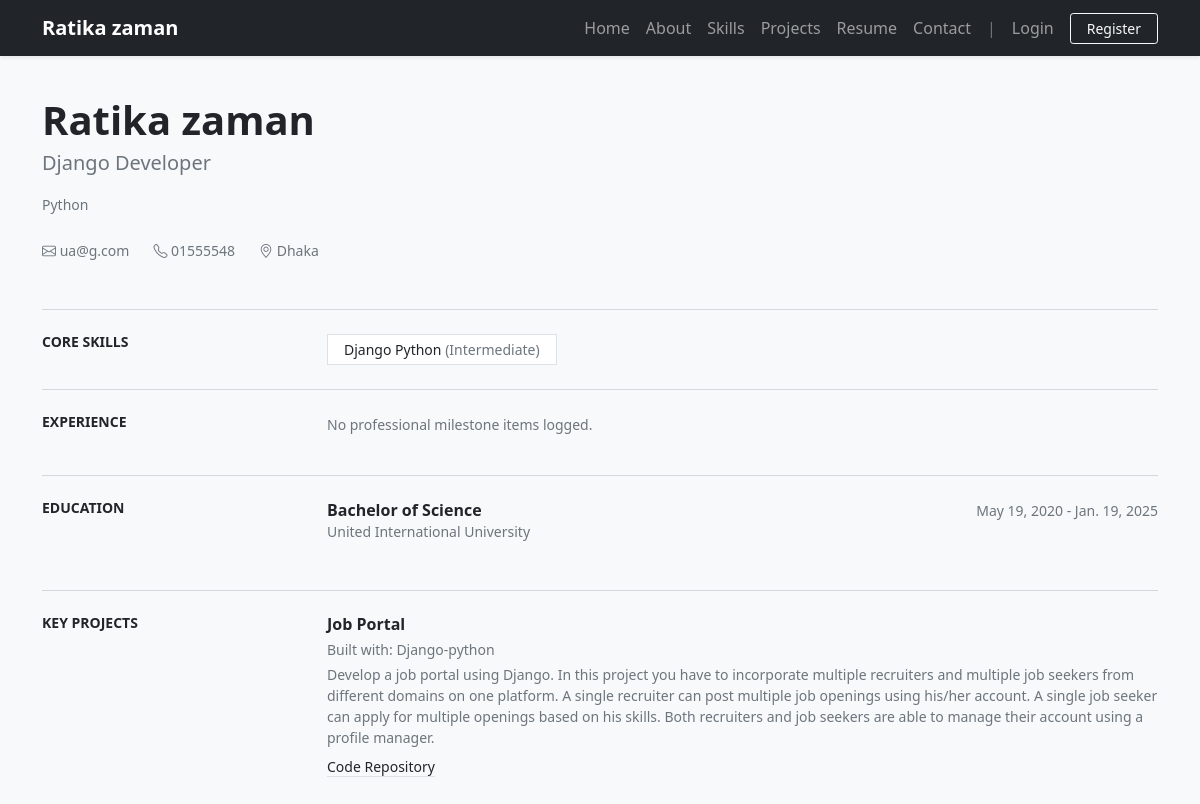
Screenshot of /resume/ with the database file from the repository.
### porfolioApp/models.py (models this page shows, shortened)
class CustomUser(AbstractUser):
    full_name = models.CharField(max_length=255, blank=True)
    headline = models.CharField(max_length=255, blank=True)
    bio = models.TextField(blank=True)
    location = models.CharField(max_length=255, blank=True)
    phone = models.CharField(max_length=25, blank=True)
    profile_picture = models.ImageField(upload_to='profiles/', blank=True, null=True)
    cv_summary = models.TextField(blank=True)

class SkillModel(models.Model):
    LEVEL_CHOICES = [
        ('beginner', 'Beginner'),
        ('intermediate', 'Intermediate'),
        ('advanced', 'Advanced'),
        ('expert', 'Expert'),
    ]
    user = models.ForeignKey(settings.AUTH_USER_MODEL, on_delete=models.CASCADE)
    name = models.CharField(max_length=120)
    level = models.CharField(max_length=20, choices=LEVEL_CHOICES, default='intermediate')

class EducationModel(models.Model):
    user = models.ForeignKey(settings.AUTH_USER_MODEL, on_delete=models.CASCADE)
    degree = models.CharField(max_length=255)
    institution = models.CharField(max_length=255)
    start_date = models.DateField(blank=True, null=True)
    end_date = models.DateField(blank=True, null=True)

class ProjectModel(models.Model):
    user = models.ForeignKey(settings.AUTH_USER_MODEL, on_delete=models.CASCADE)
    title = models.CharField(max_length=255)
    description = models.TextField()
    skills_set = models.CharField(max_length=255, blank=True, help_text="Technologies used (e.g. Python, Django)")
    github_link = models.URLField(blank=True, null=True, verbose_name='GitHub Link')
    created_at = models.DateField(auto_now_add=True)

### porfolioApp/views.py (the view)
# urls.py: path('resume/', views.resume_view, name='resume'),
def resume_view(request):
    profile_user = get_portfolio_user(request)
    skills = SkillModel.objects.filter(user=profile_user) if profile_user else []
    projects = ProjectModel.objects.filter(user=profile_user) if profile_user else []
    experiences = ExperienceModel.objects.filter(user=profile_user) if profile_user else []
    education = EducationModel.objects.filter(user=profile_user) if profile_user else []
    return render(request, 'resume.html', {
        'profile': profile_user,
        'skills': skills,
        'projects': projects,
        'experiences': experiences,
        'education': education,
    })

### porfolioApp/views.py (called while the page is built)
def get_portfolio_user(request):
    return CustomUser.objects.order_by('id').first()

### porfolioApp/templates/resume.html (shortened to what this page needs)
{% extends 'master/base.html' %}
{% block body %}
<div class="py-3">
    {% if profile %}
        <div class="mb-5">
            <h1 class="fw-bold text-dark mb-1">{{ profile.full_name|default:profile.username }}</h1>
            <p class="lead text-muted fs-5 mb-3">{{ profile.headline }}</p>
            {% if profile.bio %}
                <p class="text-secondary small mb-4" style="max-width: 750px; line-height: 1.6;">{{ profile.bio }}</p>
            {% endif %}
            <div class="text-secondary small d-flex flex-wrap gap-md-4 gap-2">
                {% if profile.email %}<span><i class="bi bi-envelope"></i> {{ profile.email }}</span>{% endif %}
                {% if profile.phone %}<span><i class="bi bi-telephone"></i> {{ profile.phone }}</span>{% endif %}
                {% if profile.location %}<span><i class="bi bi-geo-alt"></i> {{ profile.location }}</span>{% endif %}
            </div>
        </div>
        <hr class="text-muted my-4">
        <div class="row my-4">
            <div class="col-md-3">
                <h5 class="fw-bold text-dark text-uppercase small tracking-wider">Core Skills</h5>
            </div>
            <div class="col-md-9">
                <div class="d-flex flex-wrap gap-2">
                    {% for skill in skills %}
                        <span class="border px-3 py-1 text-dark bg-white small">
                            {{ skill.name }}{% if skill.level %} <span class="text-muted text-capitalize">({{ skill.get_level_display|default:skill.level }})</span>{% endif %}
                        </span>
                    {% empty %}
                        <p class="text-muted small">No specialized skills populated.</p>
                    {% endfor %}
                </div>
            </div>
        </div>
        <hr class="text-muted my-4">
        <div class="row my-4">
            <div class="col-md-3">
                <h5 class="fw-bold text-dark text-uppercase small tracking-wider">Experience</h5>
            </div>
            <div class="col-md-9">
                {% for exp in experiences %}
                    <div class="mb-4">
                        <div class="d-flex justify-content-between align-items-baseline">
                            <h6 class="fw-bold text-dark mb-0">{{ exp.role }} <span class="text-muted fw-normal">at {{ exp.company }}</span></h6>
                            <small class="text-muted ms-2">{{ exp.start_date|default:"" }} - {{ exp.end_date|default:"Present" }}</small>
                        </div>
                        <p class="text-secondary small mt-2" style="white-space: pre-line;">{{ exp.description }}</p>
                    </div>
                {% empty %}
                    <p class="text-muted small">No professional milestone items logged.</p>
                {% endfor %}
            </div>
        </div>
        <hr class="text-muted my-4">
        <div class="row my-4">
            <div class="col-md-3">
                <h5 class="fw-bold text-dark text-uppercase small tracking-wider">Education</h5>
            </div>
            <div class="col-md-9">
                {% for item in education %}
                    <div class="mb-4">
                        <div class="d-flex justify-content-between align-items-baseline">
                            <h6 class="fw-bold text-dark mb-0">{{ item.degree }}</h6>
                            <small class="text-muted ms-2">{{ item.start_date|default:"" }} - {{ item.end_date|default:"" }}</small>
                        </div>
                        <p class="text-muted small mb-1">{{ item.institution }}</p>
                    </div>
                {% empty %}
                    <p class="text-muted small">No academic background logs attached.</p>
                {% endfor %}
            </div>
        </div>
        <hr class="text-muted my-4">
        <div class="row my-4 mb-5">
            <div class="col-md-3">
                <h5 class="fw-bold text-dark text-uppercase small tracking-wider">Key Projects</h5>
            </div>
            <div class="col-md-9">
                {% for project in projects %}
                    <div class="mb-4">
                        <h6 class="fw-bold text-dark mb-1">{{ project.title }}</h6>
                        {% if project.skills_set %}
                            <small class="text-muted d-block mb-1">Built with: {{ project.skills_set }}</small>
                        {% endif %}
                        <p class="text-secondary small mb-2">{{ project.description }}</p>
                        {% if project.github_link %}
                            <div class="small">
                                <a href="{{ project.github_link }}" target="_blank" class="text-dark text-decoration-none border-bottom">Code Repository</a>
                            </div>
                        {% endif %}
                    </div>
                {% empty %}
                    <p class="text-muted small">No active work items to display.</p>
                {% endfor %}
            </div>
        </div>
    {% else %}
        <div class="py-5 text-center">
            <p class="text-muted small">No profile configuration found. Make sure database records exist.</p>
        </div>
    {% endif %}
</div>
{% endblock body %}

### porfolioApp/templates/master/base.html (shortened to what this page needs)
<!doctype html>
<html lang="en">
  <head>
    <link href="https://cdn.jsdelivr.net/npm/bootstrap@5.0.2/dist/css/bootstrap.min.css" rel="stylesheet">
    <link rel="stylesheet" href="https://cdnjs.cloudflare.com/ajax/libs/bootstrap-icons/1.10.5/font/bootstrap-icons.min.css" />
  </head>
  <body class="bg-light">
    {% include 'master/nav.html' %}
    <div class="container mt-4">
        {% block body %}
        {% endblock body %}
    </div>
  </body>
</html>

### porfolioApp/templates/master/nav.html (shortened to what this page needs)
<nav class="navbar navbar-expand-lg navbar-dark bg-dark shadow-sm">
  <div class="container">
    <a class="navbar-brand fw-bold" href="{% url 'home' %}">
      {% if profile.full_name %}{{ profile.full_name }}{% else %}Portfolio{% endif %}
    </a>
    <div class="collapse navbar-collapse" id="navbarNav">
      <ul class="navbar-nav ms-auto align-items-center">
        <li class="nav-item">
          <a class="nav-link" href="{% url 'home' %}">Home</a>
        </li>
        <li class="nav-item">
          <a class="nav-link" href="{% url 'about' %}">About</a>
        </li>
        <li class="nav-item">
          <a class="nav-link" href="{% url 'skills' %}">Skills</a>
        </li>
        <li class="nav-item">
          <a class="nav-link" href="{% url 'projects' %}">Projects</a>
        </li>
        <li class="nav-item">
          <a class="nav-link" href="{% url 'resume' %}">Resume</a>
        </li>
        <li class="nav-item">
          <a class="nav-link" href="{% url 'contact' %}">Contact</a>
        </li>
        <span class="navbar-text d-none d-lg-inline mx-2 text-secondary">|</span>
        {% if user.is_authenticated %}
          <li class="nav-item">
            <a class="nav-link text-info fw-semibold" href="{% url 'dashboard' %}">Dashboard</a>
          </li>
          <li class="nav-item ms-lg-2">
            <form action="{% url 'logout' %}" method="post" class="d-inline">
              {% csrf_token %}
              <button type="submit" class="btn btn-link nav-link border-0 bg-transparent p-0" style="display: inline-block;">Logout</button>
            </form>
          </li>
        {% else %}
          <li class="nav-item">
            <a class="nav-link" href="{% url 'login' %}">Login</a>
          </li>
          <li class="nav-item ms-lg-2">
            <a class="btn btn-outline-light btn-sm px-3" href="{% url 'register' %}">Register</a>
          </li>
        {% endif %}
      </ul>
    </div>
  </div>
</nav>

### rows the page displays
CustomUser: full_name "Ratika zaman", headline "Django Developer", bio "Python", email "ua@g.com", phone "01555548", location "Dhaka"
SkillModel: name "Django Python", level "Intermediate"
EducationModel: degree "Bachelor of Science", start_date "May 19, 2020", end_date "Jan. 19, 2025", institution "United International University"
ProjectModel: title "Job Portal", skills_set "Django-python", description "Develop a job portal using Django. In this project you have to incorporate multiple recruiters and multiple job seekers from different domains on one platform. A single recruiter can post multiple job openings using his/her account. A single job seeker can apply for multiple openings based on his skills. Both recruiters and job seekers are able to manage their account using a profile manager."
